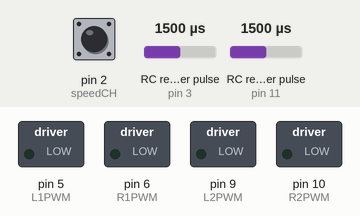
This sketch was run on a simulated Arduino Uno, built with avr-gcc and run on an emulated ATmega328P. On the bench: switched loads named in the sketch (green lamp = pin HIGH). Wiring (inferred from the names in the program): 2 × RC receiver channel: data pin 3 / data pin 11. The test bench sets the inputs (shaded band); at power-on: RC receiver pulse (sensors on pin 3, pin 11) 1500 µs, pin 2 (speedCH) HIGH.

Above: at 1.2 s.
1.3 s: RC receiver pulse (sensor on pin 3) set to 1256 µs
2.8 s: RC receiver pulse (sensor on pin 3) set to 1235 µs
At 4.0 s:
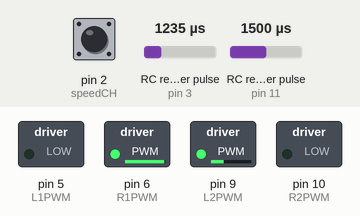
4.3 s: RC receiver pulse (sensor on pin 11) set to 1366 µs
5.8 s: RC receiver pulse (sensor on pin 11) set to 1335 µs
At 6.5 s:
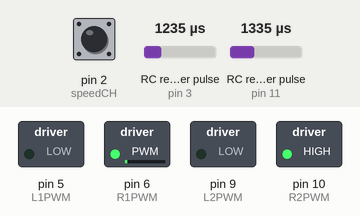
7.3 s: RC receiver pulse (sensor on pin 11) set to 1750 µs
At 7.6 s:
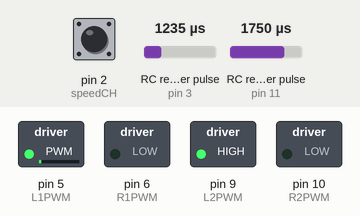
Timing chart, 0 to 9.8 s (numbered marks = the images above; inputs shaded):
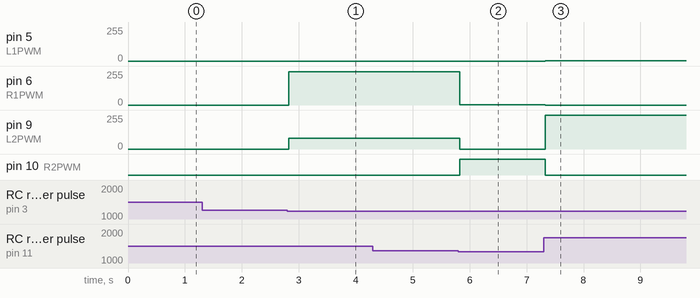

Measured:
- the behaviour switches between 1249 and 1248 µs on RC receiver pulse (sensor on pin 3) (found by bisection; images 0 and 1)
- the behaviour switches between 1349 and 1348 µs on RC receiver pulse (sensor on pin 11) (found by bisection; images 1 and 2)
- after the input at 1.3 s, every drawn part: stays the same
- after the input at 2.8 s, pin 6 (R1PWM): 0/255 → 250/255 at once; pin 9 (L2PWM): 0/255 → 80/255 at once
- after the input at 4.3 s, every drawn part: stays the same
- after the input at 5.8 s, pin 6 (R1PWM): 250/255 → 1/255 at once; pin 9 (L2PWM): 80/255 → 0/255 at once; pin 10 (R2PWM): LOW → HIGH at once
- after the input at 7.3 s, pin 5 (L1PWM): 0/255 → 1/255 at once; pin 6 (R1PWM): 1/255 → 0/255 at once; pin 9 (L2PWM): 0/255 → 255/255 at once; pin 10 (R2PWM): HIGH → LOW at once

The sketch:

flysky_soccerBot.ino
```cpp
volatile long StartTimeFWD = 0;
volatile long CurrentTimeFWD = 0;
volatile long PulsesFWD = 0;
int PulseWidthFWD = 0;

#define speedCH 2 // White wire || CH3
#define CH1 3 // Black wire
#define CH2 11 // Orange wire

int ch1Value;
int ch2Value;

int turnSpeed = 250;
int revTurnSpeed = 80;

// /FOR LEFT MOTOR/
int R1PWM = 6;
int L1PWM = 5;

// /FOR RIGHT MOTOR/
int R2PWM = 10;
int L2PWM = 9;

void setup(){
  Serial.begin(115200);
  pinMode(speedCH, INPUT_PULLUP);
  attachInterrupt(digitalPinToInterrupt(speedCH),PulseTimerFWD,CHANGE);

  pinMode(CH1, INPUT);
  pinMode(CH2, INPUT);

  pinMode(R1PWM, OUTPUT);
  pinMode(L1PWM, OUTPUT);
  pinMode(R2PWM, OUTPUT);
  pinMode(L2PWM, OUTPUT);
}


void loop() {
  // static unsigned long lastUpdateTime = 0;
  // const unsigned long UPDATE_INTERVAL = 50; // 20Hz update rate

  // // Throttle loop execution
  // if (millis() - lastUpdateTime < UPDATE_INTERVAL) {
  //   return;
  // }
  // lastUpdateTime = millis();


  if (PulsesFWD < 2000){
    PulseWidthFWD = PulsesFWD;
  }
  int Speed = map(PulseWidthFWD, 1000, 2000, 0, 255);

  ch1Value = readChannel(CH1);
  ch2Value = readChannel(CH2);

  if (ch2Value > 1600)  { // backward
    analogWrite(R1PWM, 0);
    analogWrite(L1PWM, Speed);

    analogWrite(R2PWM, 0);
    analogWrite(L2PWM, Speed);

    // Serial.println("backward");


  }

  else if (ch2Value < 1350)  { // Forward
    analogWrite(R1PWM, Speed);
    analogWrite(L1PWM, 0);

    analogWrite(R2PWM, Speed);
    analogWrite(L2PWM, 0);

    // Serial.println("forward");
  }

  else if (ch1Value > 1750)  { // Right
    analogWrite(R1PWM, 0);
    analogWrite(L1PWM, revTurnSpeed);

    analogWrite(R2PWM, turnSpeed);
    analogWrite(L2PWM, 0);

    // Serial.println("Left");
  }

  else if (ch1Value < 1250)  { // Left
    // analogWrite(R1PWM, turnSpeed);
    analogWrite(R1PWM, turnSpeed);
    analogWrite(L1PWM, 0);

    analogWrite(R2PWM, 0);
    analogWrite(L2PWM, revTurnSpeed);

    // Serial.println("Right");
  }

  else if ( ((ch1Value > 1450) && (ch1Value < 1490)) && ((ch2Value > 1450) && (ch2Value < 1490)) )  { // STOP
    analogWrite(R1PWM, 0);
    analogWrite(L1PWM, 0);

    analogWrite(R2PWM, 0);
    analogWrite(L2PWM, 0);

    // Serial.println("Stop");
  }

  // Serial.print(Speed);
  // Serial.print(" ");
  // Serial.print(ch1Value);
  // Serial.print(" ");
  // Serial.println(ch2Value);


  // delay(50);
}

int readChannel(int channelInput){
  int ch = pulseIn(channelInput, HIGH, 30000);
  return ch;
}

void PulseTimerFWD(){
  CurrentTimeFWD = micros();
  if (CurrentTimeFWD > StartTimeFWD){
    PulsesFWD = CurrentTimeFWD - StartTimeFWD;
    StartTimeFWD = CurrentTimeFWD;
  }
}
```
